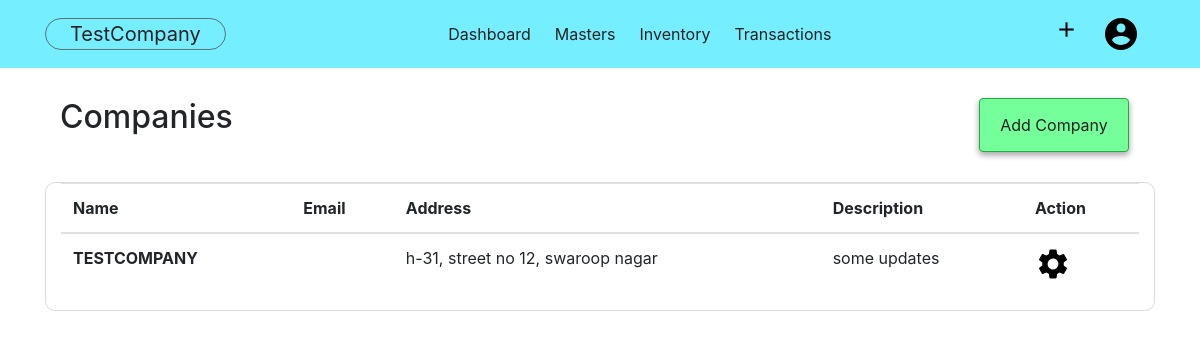
Page /company (signed in) on the earlier database version.
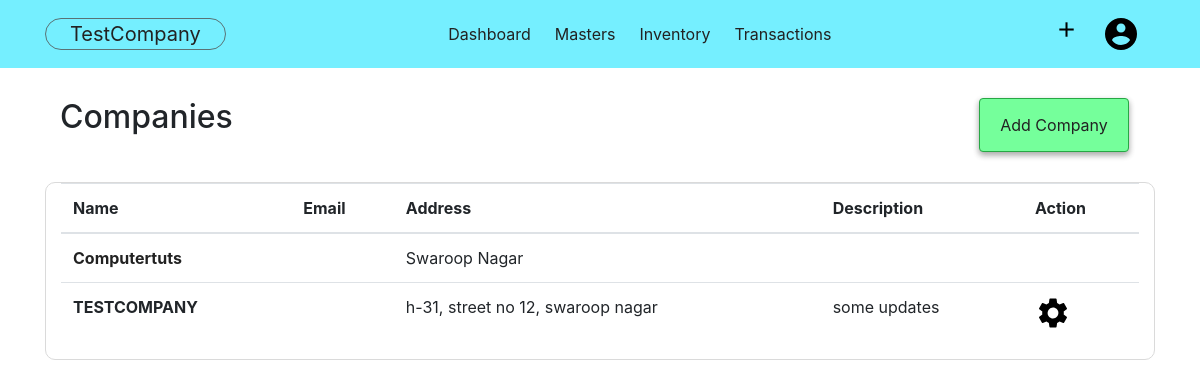
Same page on the later database version.
### acsystem/models.py (models this page shows)
class Company(db.Model):
    id = db.Column(db.Integer, primary_key=True)
    companyname = db.Column(db.String(80), unique=True, nullable=False)
    mailingname = db.Column(db.String(80), nullable = False)
    address = db.Column(db.String(100), nullable=False)
    country = db.Column(db.String(40), nullable=False)
    state = db.Column(db.String(40), nullable=False)
    pin = db.Column(db.Integer)
    email = db.Column(db.String(60))
    phoneno = db.Column(db.Integer)
    website = db.Column(db.String(60))
    datecreated = db.Column(db.DateTime, default = datetime.utcnow, nullable=False)
    financialyear = db.Column(db.DateTime, nullable=False)
    booksbegin = db.Column(db.DateTime, nullable=False)
    invoiceno = db.Column(db.Integer, default=0)
    gstno = db.Column(db.Integer)
    description = db.Column(db.Text)
    customers = db.relationship('Customer', backref='undercompany', lazy=True, cascade="all, delete-orphan")
    suppliers = db.relationship('Supplier', backref='undercompany', lazy=True, cascade="all, delete-orphan")
    groups = db.relationship('Group', backref='undercompany', lazy=True, cascade="all, delete-orphan")
    ledgers = db.relationship('Ledger', backref='undercompany', lazy=True, cascade="all, delete-orphan")
    productcategories = db.relationship('Productcategory', backref='undercompany', lazy=True, cascade="all, delete-orphan")
    products = db.relationship('Product', backref='undercompany', lazy=True, cascade="all, delete-orphan")
    units = db.relationship('Unit', backref='undercompany', lazy=True, cascade="all, delete-orphan")
    sale = db.relationship('Sales', backref='undercompany', lazy=True, cascade="all, delete-orphan")
    user_id = db.Column(db.Integer, db.ForeignKey('user.id', ondelete="CASCADE"), nullable=False)
    def __repr__(self):
        return f"Company('{self.companyname}', '{self.owner.first}')"

### acsystem/company/routes.py (the view)
@company.route("/company")
@login_required
def companies():
    companies = Company.query.filter_by(owner = current_user).order_by(Company.datecreated.desc())
    activecomp = Company.query.get(current_user.activecompany)
    return render_template("companytemplate/companies.html", title="Company", companies = companies, activecomp = activecomp)

### acsystem/models.py (called while the page is built)
@login_manager.user_loader
def load_user(user_id):
    return User.query.get(int(user_id))

### acsystem/templates/companytemplate/companies.html
{% extends "layout.html"%}
{% block content %}
<div class="container">
    <div class="container-fluid">
        <h2 class="float-left">Companies</h2>
        <ul class="nav justify-content-end">
            <li class="btn btn-success float-right">
                <a class="nav-link" href="{{ url_for('company.addcompany') }}">Add Company</a>
            </li>
        </ul>
    </div>
    <div class="container-fluid" style="border:1px solid rgb(218, 218, 218); border-radius:10px;">
        <table class="table table-hover">
            <thead>
                <tr>
                    <th scope="col">Name</th>
                    <th scope="col">Email</th>
                    <th scope="col">Address</th>
                    <th scope="col">Description</th>
                    <th scope="col">Action</th>
                </tr>
            </thead>
            <tbody>
                {% for company in companies %}
                <tr>
                    {% if company.id != activecomp.id %}
                    <th scope="row"> <a href="{{url_for('company.activatecompany', compid= company.id) }}"
                            style="color:rgb(41, 41, 41); display:block;">{{company.companyname }}</a> </th>
                    <td>{{ company.email }}</td>
                    <td>{{ company.address }}</td>
                    <td>{{ company.description }}</td>
                    <td></td>
                    {% else %}
                    <th scope="row" style="text-transform:uppercase;"> {{company.companyname }}</th>
                    <td>{{ company.email }}</td>
                    <td>{{ company.address }}</td>
                    <td>{{ company.description }}</td>
                    <td>
                        <a href="{{ url_for('company.showcompany', compid = company.id) }}">
                            <img src="{{ url_for('static',filename='images/setting.png') }}" alt="Setting">
                        </a>
                    </td>
                </tr>
                {% endif %}
                {% endfor %}
            </tbody>
        </table>
    </div>
</div>
{% endblock content %}

### acsystem/templates/layout.html (shortened to what this page needs)
{% extends "header.html" %}
{% block body %}
<nav class="navbar navbar-expand-lg">
    <div class="container">
        <ul class="navbar-nav">
            <li>
                {% if activecomp %}
                <a class="navbar-brand" href="{{ url_for('company.companies') }}">{{ activecomp.companyname }} </a>
                {% else %}
                <a class="navbar-brand" href="{{ url_for('company.companies') }}">Select Company </a>
                {% endif %}
            </li>
        </ul>
        <ul class="navbar-nav">
            <li class="nav-item">
                <a class="nav-link" href="{{ url_for('users.dashboard')}}">Dashboard</a>
            </li>
            <li class="nav-item dropdown">
                <a class="nav-link dropdown-toggle" href="#" id="drop1" data-toggle="dropdown">
                    Masters
                </a>
            </li>
            <li class="nav-item dropdown">
                <a class="nav-link dropdown-toggle" href="#" id="drop2" data-toggle="dropdown">
                    Inventory
                </a>
            </li>
            <li class="nav-item dropdown">
                <a class="nav-link dropdown-toggle" href="#" id="drop2" data-toggle="dropdown">
                    Transactions
                </a>
            </li>
        </ul>
        <ul class="navbar-nav">
            <li class="nav-item dropdown">
                <a class="nav-link dropdown-toggle" href="#" id="dropadd" data-toggle="dropdown">
                    <img src="{{url_for('static', filename='images/add.png')}}" alt="+" width="25px;"></a>
            </li>
            <li class="nav-item dropdown">
                <a class="nav-link dropdown-toggle" href="#" id="dropaccount" data-toggle="dropdown">
                    <img src="{{ url_for('static', filename='images/user.png')}}" alt="Account">
                </a>
            </li>
        </ul>
    </div>
</nav>
    {% block content%} {% endblock %}
{% endblock %}

Differences in the rows shown:
added Company: companyname "Computertuts", address "Swaroop Nagar"
